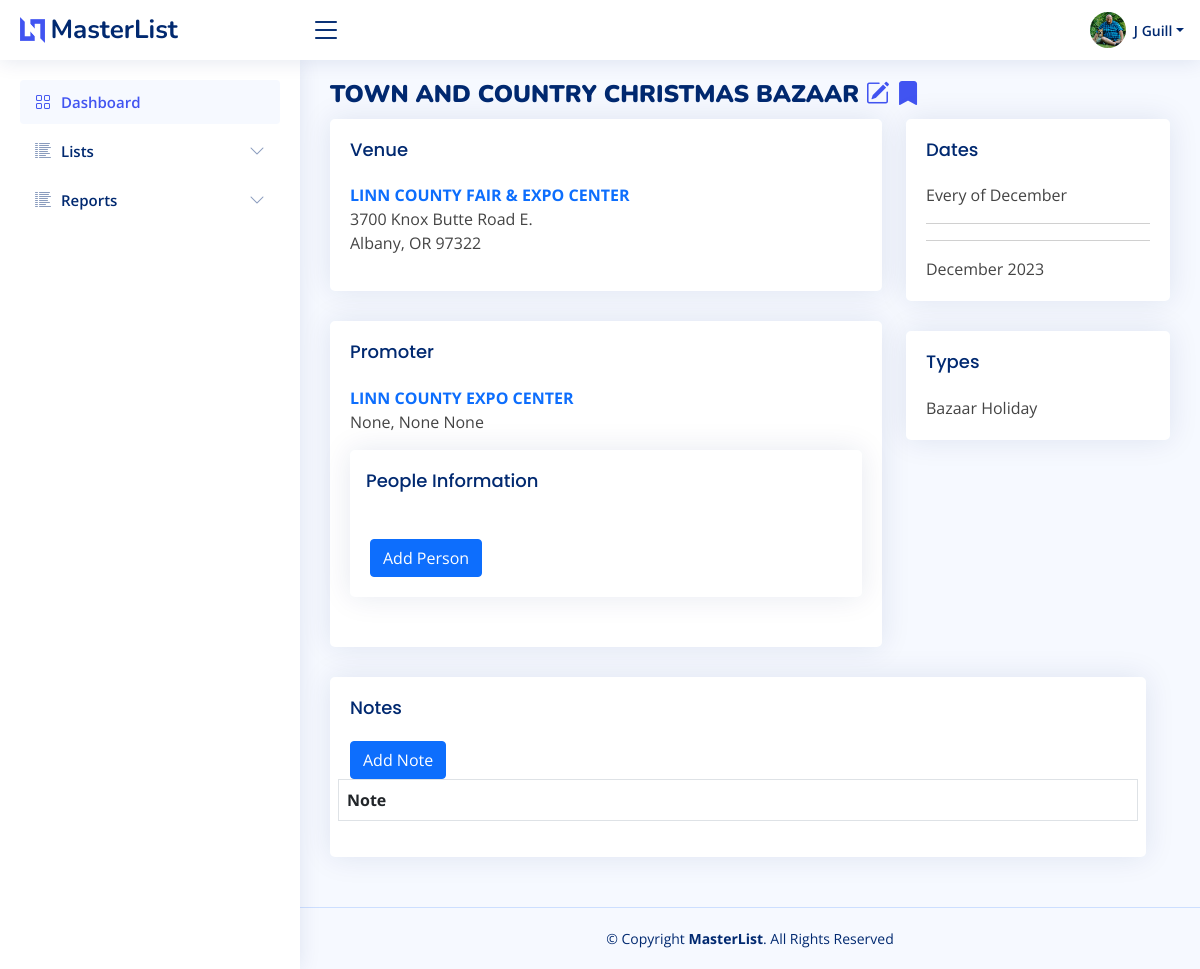
Before: /masterlist/details/22 (signed in) with the older database file.
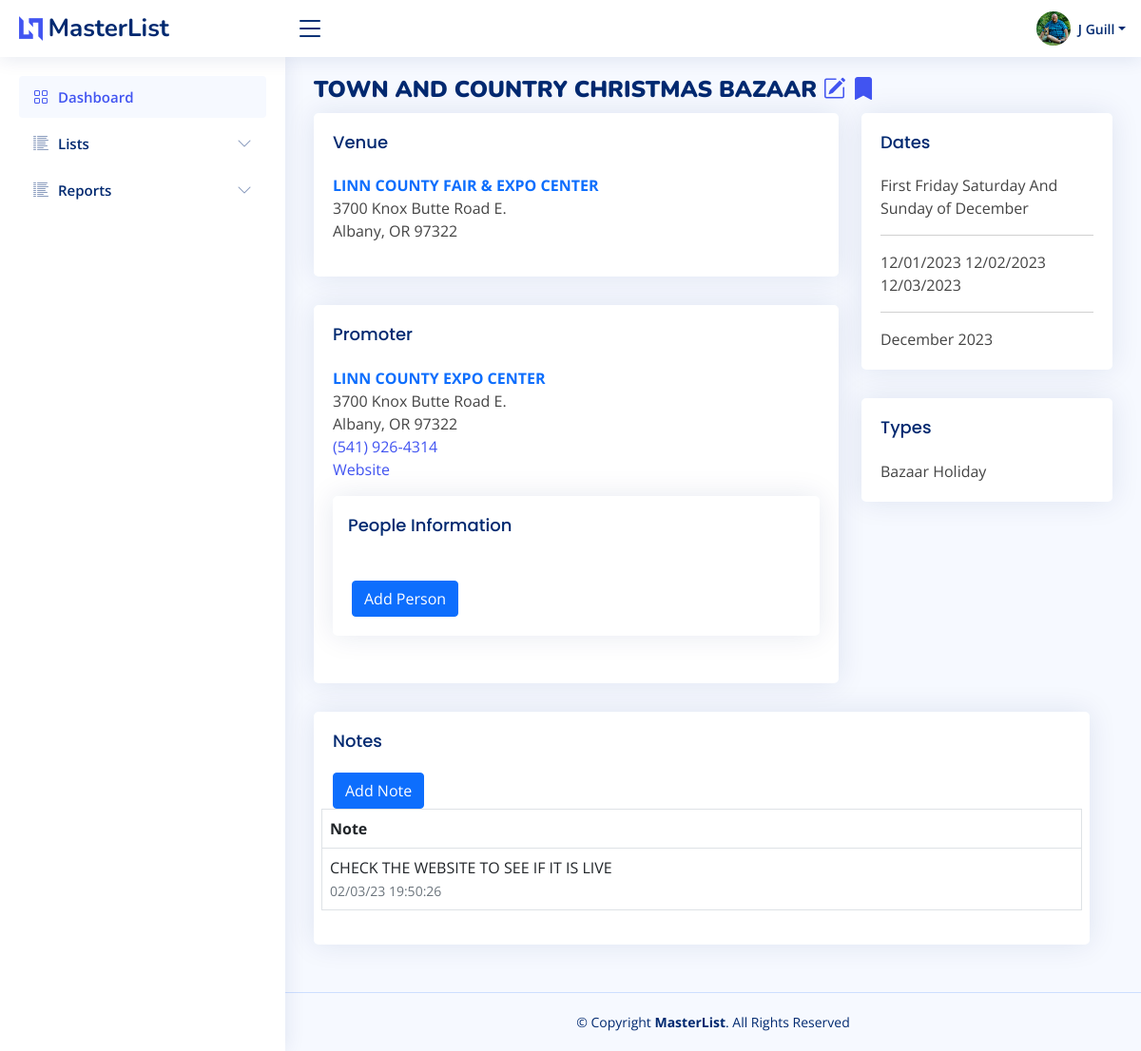
After: the same page with the newer database file.
### bazaar/models.py (models this page shows, shortened)
class User(db.Model, UserMixin):
    id = db.Column(db.Integer, primary_key=True)
    firstname = db.Column(db.String(150))
    lastname = db.Column(db.String(150))
    company = db.Column(db.String(150))
    title = db.Column(db.String(50))
    aboutme = db.Column(db.Text)
    address = db.Column(db.String(150))
    city = db.Column(db.String(150))
    state = db.Column(db.String(2))
    postalcode = db.Column(db.String(20))
    phone = db.Column(db.String(20))
    email = db.Column(db.String(150), unique=True)
    dob = db.Column(db.Date)
    avatar_filename = db.Column(db.Text)
    avatar_url = db.Column(db.String(250))
    twitter = db.Column(db.String(255))
    instagram = db.Column(db.String(255))
    facebook = db.Column(db.String(255))
    linkedin = db.Column(db.String(255))
    username = db.Column(db.String(150), unique=True)
    password = db.Column(db.String(150))
    date_created = db.Column(db.DateTime(timezone=True), server_default=func.now())
    def fullname(self):
        return self.firstname + " " + self.lastname
    def firstinit_lastname(self):
        return self.firstname[:1] + " " + self.lastname

class MasterList(db.Model):
    id = db.Column(db.Integer, primary_key=True)
    event_name = db.Column(db.String(150))
    january = db.Column(db.Boolean, default=False)
    february = db.Column(db.Boolean, default=False)
    march = db.Column(db.Boolean, default=False)
    april = db.Column(db.Boolean, default=False)
    may = db.Column(db.Boolean, default=False)
    june = db.Column(db.Boolean, default=False)
    july = db.Column(db.Boolean, default=False)
    august = db.Column(db.Boolean, default=False)
    september = db.Column(db.Boolean, default=False)
    october = db.Column(db.Boolean, default=False)
    november = db.Column(db.Boolean, default=False)
    december = db.Column(db.Boolean, default=False)
    first = db.Column(db.Boolean, default=True)
    second = db.Column(db.Boolean, default=True)
    third = db.Column(db.Boolean, default=True)
    fourth = db.Column(db.Boolean, default=True)
    last = db.Column(db.Boolean, default=True)
    friday = db.Column(db.Boolean, default=False)
    saturday = db.Column(db.Boolean, default=False)
    sunday = db.Column(db.Boolean, default=False)
    monday = db.Column(db.Boolean, default=False)
    tuesday = db.Column(db.Boolean, default=False)
    wednesday = db.Column(db.Boolean, default=False)
    thursday = db.Column(db.Boolean, default=False)
    updated = db.Column(db.Date)
    imagesrc = db.Column(db.Text)
    attendance = db.Column(db.Integer)
    exibitors = db.Column(db.Integer)
    website = db.Column(db.Text)
    dates_text = db.Column(db.Text)
    type_bazaar = db.Column(db.Boolean, default=False)
    type_holiday = db.Column(db.Boolean, default=False)
    type_art = db.Column(db.Boolean, default=False)
    type_festival = db.Column(db.Boolean, default=False)
    type_flea = db.Column(db.Boolean, default=False)
    type_health = db.Column(db.Boolean, default=False)
    type_market = db.Column(db.Boolean, default=False)
    date_created = db.Column(db.DateTime(timezone=True), server_default=func.now())
    date_updated = db.Column(db.DateTime(timezone=True), onupdate=func.now())
    venuefk = db.Column(db.Integer, db.ForeignKey('venue.id'))
    promoterfk = db.Column(db.Integer, db.ForeignKey('promoter.id'))
    venue = db.relationship("Venue", backref=backref("venue", uselist=False))
    promoter = db.relationship("Promoter", backref=backref("promoter", uselist=False))
    notes = db.relationship("Notes", backref=backref("notes", uselist=False))

class Venue(db.Model):
    id = db.Column(db.Integer, primary_key=True)
    name = db.Column(db.String(255))
    address = db.Column(db.String(255))
    city = db.Column(db.String(100))
    state = db.Column(db.String(50))
    zipcode = db.Column(db.String(20))
    phone = db.Column(db.String(20))
    website = db.Column(db.String(255))
    date_created = db.Column(db.DateTime(timezone=True), server_default=func.now())
    date_updated = db.Column(db.DateTime(timezone=True), onupdate=func.now())
    venue_event = db.relationship("MasterList", backref=backref("masterlist_home", uselist=False))

class Promoter(db.Model):
    id = db.Column(db.Integer, primary_key=True)
    name = db.Column(db.String(255))
    address = db.Column(db.String(255))
    city = db.Column(db.String(100))
    state = db.Column(db.String(50))
    zipcode = db.Column(db.String(20))
    phone = db.Column(db.String(20))
    website = db.Column(db.String(255))
    date_created = db.Column(db.DateTime(timezone=True), server_default=func.now())
    date_updated = db.Column(db.DateTime(timezone=True), onupdate=func.now())
    people = db.relationship("People", backref=backref("promoter_people", uselist=False))

class Notes(db.Model):
    id = db.Column(db.Integer, primary_key=True)
    note = db.Column(db.Text)
    date_created = db.Column(db.DateTime(timezone=True), server_default=func.now())
    date_updated = db.Column(db.DateTime(timezone=True), onupdate=func.now())
    masterlistid = db.Column(db.Integer, db.ForeignKey('master_list.id'))
    bookingid = db.Column(db.Integer, db.ForeignKey('booking.id'))

### bazaar/templates/masterlist/masterlist.py (the view)
@ml.route("/details/<id>")
@login_required
def details(id):
    record = db.session.query(MasterList).filter(MasterList.id == id).first()
    true_months = []
    months = ['January', 'February', 'March', 'April', 'May', 'June', 'July', 'August', 'September', 'October',
              'November', 'December']
    for month in [x.lower() for x in months]:
        if getattr(record, month) is True:
            true_months.append(month)
    if len(true_months) == 12:
        months_text = ['All Year']
    elif len(true_months) >= 2:
        true_months.insert(len(true_months) - 1, 'and')
        months_text = ", ".join(true_months).title()
    else:
        months_text = "".join(true_months).title()
    true_weeks = []
    weeks = ['First', 'Second', 'Third', 'Fourth', 'Last']
    for week in [x.lower() for x in weeks]:
        if getattr(record, week) is True:
            true_weeks.append(week)
    if len(true_weeks) == 5:
        weeks_text = "Every"
    elif len(true_weeks) == 2:
        true_weeks.insert(1, 'and')
        weeks_text = " ".join(true_weeks).title()
    elif len(true_weeks) == 1:
        weeks_text = "".join(true_weeks).title()
    else:
        true_months.insert(len(true_weeks) - 1, 'and')
        weeks_text = ", ".join(true_weeks).title()
    true_days = []
    days = ['Monday', 'Tuesday', 'Wednesday', 'Thursday', 'Friday', 'Saturday', 'Sunday']
    for day in [x.lower() for x in days]:
        if getattr(record, day) is True:
            true_days.append(day)
    if len(true_days) == 5:
        days_text = "Every day"
    elif len(true_days) >= 2:
        true_days.insert(len(true_days) - 1, 'and')
        days_text = " ".join(true_days).title()
    else:
        days_text = ", ".join(true_days).title()
    full_text = weeks_text + " " + days_text + " of " + months_text
    date_list = []
    for month in true_months:
        if month.lower() == 'and':
            pass
        else:
            for week in true_weeks:
                if week.lower() == 'and':
                    pass
                else:
                    for day in true_days:
                        if day.lower() == 'and':
                            pass
                        else:
                            date = bazaar.utilities.nth_day_of_month(month, day, week)
                            date_list.append(date)
    notes = db.session.query(Notes).filter(Notes.masterlistid == id).all()
    types = []
    for type in get_types_masterlist():
        if getattr(record, "type_" + type):
            types.append(type.title())
    persons = db.session.query(People).filter(People.promoterfk == id).all()
    contents = {"user": User, "record": record, "full_text": full_text,
                "date_list": date_list, "notes": notes, "types": types,
                "persons": persons}
    return render_template("masterlist/details.html", **contents)

### bazaar/templates/masterlist/details.html (shortened to what this page needs)
{% extends "base/base.html" %}
{% block page_title %}
    <b><span class="text-uppercase">{{ record.event_name }}</span></b>
    <a href="{{ url_for('masterlist.masterlist_edit', id=record.id) }}"> <i class="bi bi-pencil-square"></i></a>
    <a href="{{ url_for('booking.booking_add', id=record.id) }}"> <i class="bi bi-bookmark-fill"></i></a>
{% endblock page_title %}
{% block main_content %}
    <section class="section">
        <div class="row">
            <div class="col-8">
                <div class="card">
                    <div class="card-body">
                        <h5 class="card-title">Venue</h5>
                        <span class="text-uppercase text-primary"><b>{{ record.venue.name }}</b></span>
                        <p>
                            {% if record.venue.address != None %}
                                {{ record.venue.address }}<br>
                            {% endif %}
                            {{ record.venue.city }}, {{ record.venue.state }} {{ record.venue.zipcode }}<br>
                        </p>
                    </div>
                </div>
                <div class="card">
                    <div class="card-body">
                        <h5 class="card-title">Promoter</h5>
                        <span class="text-uppercase text-primary"><b>{{ record.promoter.name }}</b></span>
                        <p>
                            {% if record.promoter.address != None %}
                                {{ record.promoter.address }}<br>
                            {% endif %}
                            {{ record.promoter.city }}, {{ record.promoter.state }} {{ record.promoter.zipcode }}<br>
                            {% if record.promoter.phone != None %}
                                <a href="tel:{{ record.promoter.phone }}">{{ record.promoter.phone }}</a><br>
                            {% endif %}
                            {% if record.promoter.phone != None %}
                                <a href="{{ record.promoter.website }}" target="_blank">Website</a>
                            {% endif %}
                        </p>
                        <div class="card">
                            <h5 class="card-title ps-3">People Information</h5>
                            <div class="card-body">
                                <div class="pt-4">
                                    <button type="button" class="btn btn-primary" data-bs-toggle="modal"
                                            data-bs-target="#addperson">
                                        Add Person
                                    </button>
                                </div>
                            </div>
                        </div>
                    </div>
                </div>
            </div>
            <div class="col-4">
                <div class="card">
                    <div class="card-body">
                        <h5 class="card-title">Dates</h5>
                        {{ full_text }}<br>
                        <hr>
                        {% for date in date_list %}
                            {{ date.strftime("%m/%d/%Y") }}
                        {% endfor %}
                        <hr>
                        {{ record.dates_text }}
                    </div>
                </div>
                <div class="card">
                    <div class="card-body">
                        <h5 class="card-title">Types</h5>
                        <div class="row-cols-2">
                            <div class="col-6">
                                {% for type in types %}
                                    {{ type }}
                                {% endfor %}
                            </div>
                        </div>
                    </div>
                </div>
            </div>
            <div class="row">
                <div class="col-12">
                    <div class="card">
                        <div class="card-body">
                            <h5 class="card-title">Notes</h5>
                            <div class="col">
                                <button type="button" class="btn btn-primary" data-bs-toggle="modal"
                                        data-bs-target="#addnote">
                                    Add Note
                                </button>
                                <div class="row">
                                    <table id="notes" class="table table-bordered table-hover">
                                        <thead>
                                        <tr>
                                            <th>Note</th>
                                        </tr>
                                        </thead>
                                        <tbody class="table-striped">
                                        {% for note in notes %}
                                            <tr>
                                                <td>{{ note.note | upper() }}<br>
                                                    <span class="text-muted small">{{ note.date_created.strftime("%x %X") }}</span>
                                                </td>
                                            </tr>
                                        {% endfor %}
                                        </tbody>
                                    </table>
                                </div>
                            </div>
                        </div>
                    </div>
                </div>
            </div>
        </div>
    </section>
{% endblock main_content %}

### bazaar/templates/base/header.html (shortened to what this page needs)
<header id="header" class="header fixed-top d-flex align-items-center">
    <div class="d-flex align-items-center justify-content-between">
        <a href="{{ url_for('base.home') }}" class="logo d-flex align-items-center">
            <img src="{{ url_for('static', filename="img/logo.png") }}"
                 alt="">
            <span class="d-none d-lg-block">MasterList</span>
        </a>
        <i class="bi bi-list toggle-sidebar-btn"></i>
    </div>
    <nav class="header-nav ms-auto">
        <ul class="d-flex align-items-center">
            <li class="nav-item dropdown pe-3">
                <a class="nav-link nav-profile d-flex align-items-center pe-0" href="#" data-bs-toggle="dropdown"
                   id="navbarProfile">
                    <img src="{{ url_for('static', filename='img/avatar/'+current_user.avatar_filename) }}"
                         alt="Profile" class="rounded-circle">
                    <span class="d-none d-md-block dropdown-toggle ps-2">{{ current_user.firstinit_lastname() }}</span>
                </a>
            </li>
        </ul>
    </nav>
</header>

Changed rows visible on the page:
changed Promoter "LINN COUNTY EXPO CENTER": promoter.address (not shown) → "3700 Knox Butte Road E."; promoter.city "None" → "Albany"; promoter.state "None" → "OR"; promoter.zipcode "None" → "97322"; phone empty → "(541) 926-4314" (drawn); promoter.phone (not shown) → "(541) 926-4314"
added Notes: note "CHECK THE WEBSITE TO SEE IF IT IS LIVE", date_created "02/03/23 19:50:26"
Other visible differences:
{{ full_text }}: "Every of December" → "First Friday Saturday And Sunday of December"
text now shown: "Website"
new list line: "12/01/2023"
new list line: "12/02/2023"
new list line: "12/03/2023"
